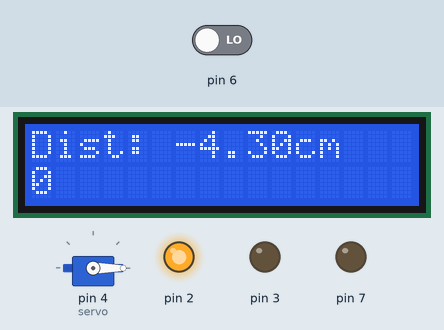
Simulated run of this sketch. Board: Arduino Uno, built with avr-gcc and run on an emulated ATmega328P. Parts: servo, 16×2 character LCD, output pins drawn as LEDs (lit = HIGH). The inputs (shaded band) are chosen by the test bench; at power-on: pin 6 LOW. What the sketch prints to the serial monitor is not drawn.

Above: at 1.2 s.
At 127.84 s:
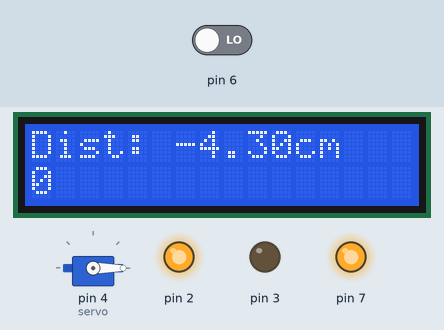
Timing chart, 0 to 129.4 s (numbered marks = the images above):
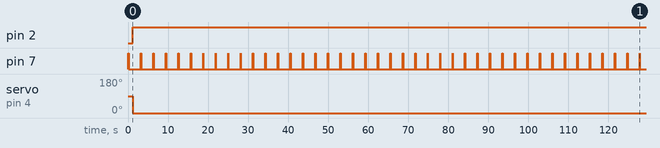

Measured:
- by itself, pin 2: LOW → HIGH at 1.2 s
- by itself, pin 7: alternates HIGH for 0.10 s and LOW for 3.0 s
- by itself, servo on pin 4 (servo): 90° → 0° at 1.2 s

The sketch:

GrupoA.ino
```cpp
// C++ code
#include <Servo.h>
#include <LiquidCrystal_I2C.h>
#include <Wire.h>


#define DHTTYPE DHT11
#define DHTPIN A0

LiquidCrystal_I2C lcd(0x27,16,2);


int servo = 4;
Servo miServo;

void setup()
{
  // SERVOMOTOR
  pinMode(servo, OUTPUT);
  miServo.attach(servo);

  // Inicializamos el objeto lcd
  lcd.init();
  //Encendemos la luz de fondo.
  lcd.backlight();


 //myservo.attach(0);
  pinMode(3,OUTPUT);
  pinMode(2,OUTPUT);
  pinMode(7,OUTPUT);
  pinMode(6, INPUT);
  Serial.begin(9600);

}

void loop()
{
  digitalWrite(7,HIGH);
  delay(100);       // milisegundos
  digitalWrite(7,LOW);


  float distancia = (pulseIn(6,HIGH)/58.2)-4.3;
  Serial.println(distancia);

   //Sensor proximida
  if(distancia<100){
    digitalWrite(2,HIGH);
    digitalWrite(3,LOW);

    miServo.write(0); //

    lcd.setCursor(0,0);
    lcd.print("Dist: "+String(distancia)+"cm");

   //PRUEBAA PARA SABER EL ANGULO DEL SERVO
    lcd.setCursor(0,1);
    lcd.print(miServo.read());
    delay(2000);

 }else{
    digitalWrite(2,LOW);
    digitalWrite(3,HIGH);
    miServo.write(90); //

    lcd.setCursor(0,0);
    lcd.print("Dist: "+String(distancia)+"cm");
    lcd.setCursor(0,1);
    lcd.print(miServo.read());
    delay(2000);

}
}
```
